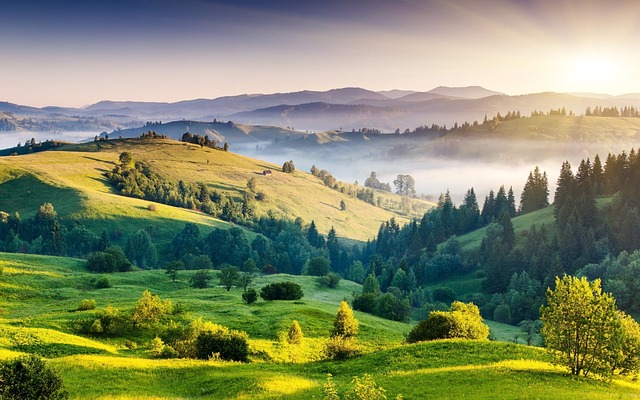
%> input picture Histogram_Equalization/nature.jpg, 640 x 400 px
$ octave pranav_histo_equ.m   (GNU Octave 9; MATLAB toolbox functions it lacks are replaced by stand-ins)
%> lines starting %> are read from the running program, lines starting %| are printed output that depends on the picture
% By BT20ECE068 - PRANAV SHASTRI
% MATLAB CODE TO IMPLEMENT HISTOGRAM EQUALIZATION

clear all;
close all;
clc;

% Load the Grayscale image
colorImage = imread('nature.jpg');
%> colorImage is the input picture: size 400x640x3 uint8; mean R, G, B 130.8, 137.9, 104.3
grayImage = rgb2gray(colorImage);
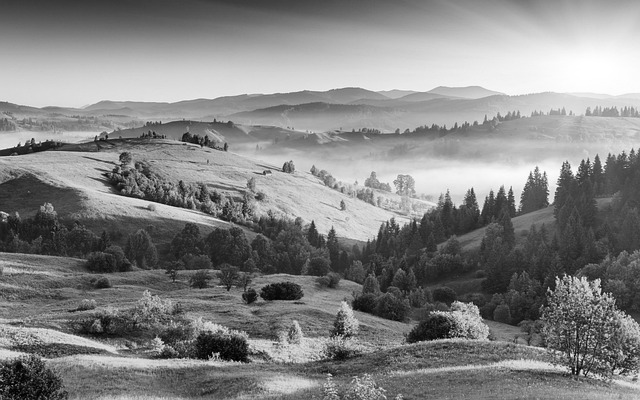
%> grayImage: size 400x640 uint8; min 0, max 255, mean 132
imshow(grayImage);

% Perform histogram equalization
equalizedImage = histeq(grayImage);
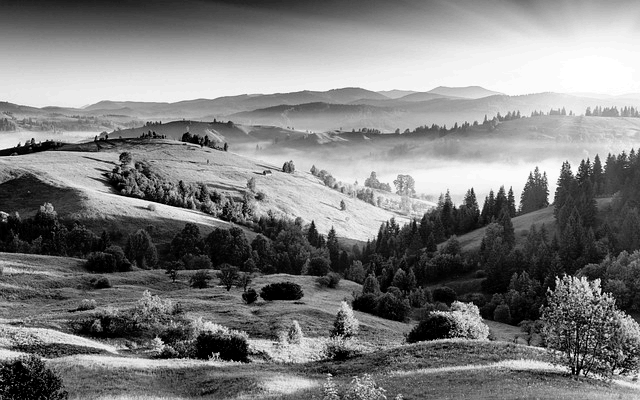
%> equalizedImage: size 400x640 uint8; min 0, max 255, mean 126.1

% Display the original and equalized images
subplot(1, 2, 1), imshow(grayImage);
title('Original Grayscale Image');
subplot(1, 2, 2), imshow(equalizedImage);
title('Equalized Grayscale Image');

% Display histograms of the original and equalized images
figure;
subplot(1, 2, 1), imhist(grayImage);
title('Histogram of Original Image');
subplot(1, 2, 2), imhist(equalizedImage);
title('Histogram of Equalized Image');
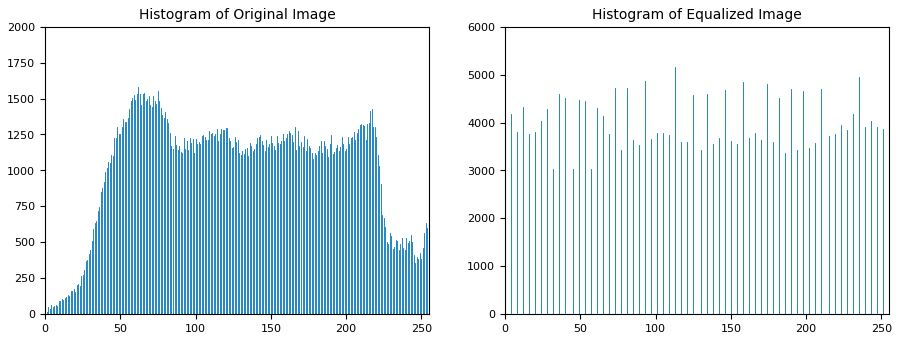
%> figure redrawn from the program's plot data, 2 panels; panel 1: highest point at x = 62, y = 1578; panel 2: highest point at x = 0, y = 5493
